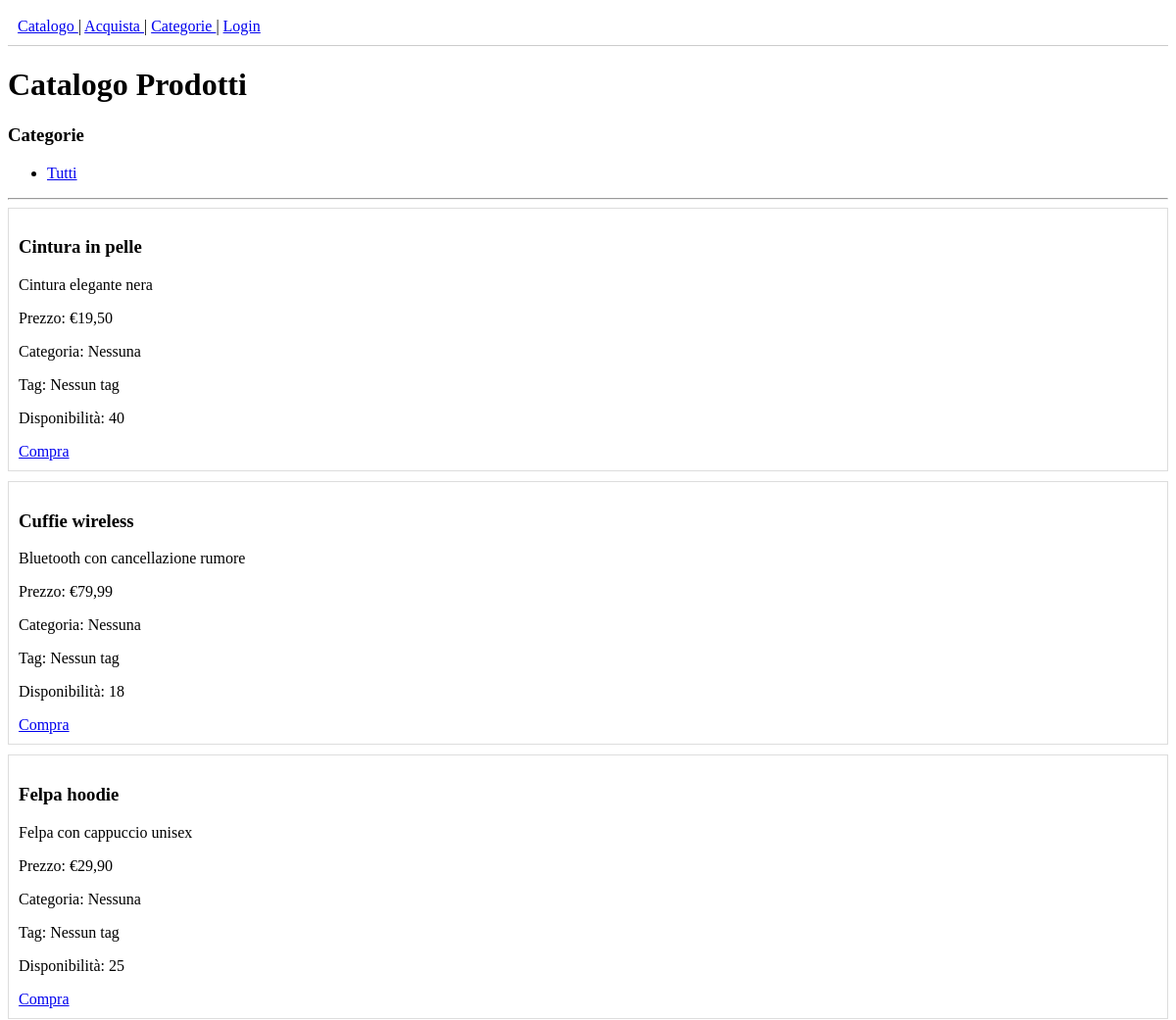
Before: /ecommerce/ (upper part) with the older database file.
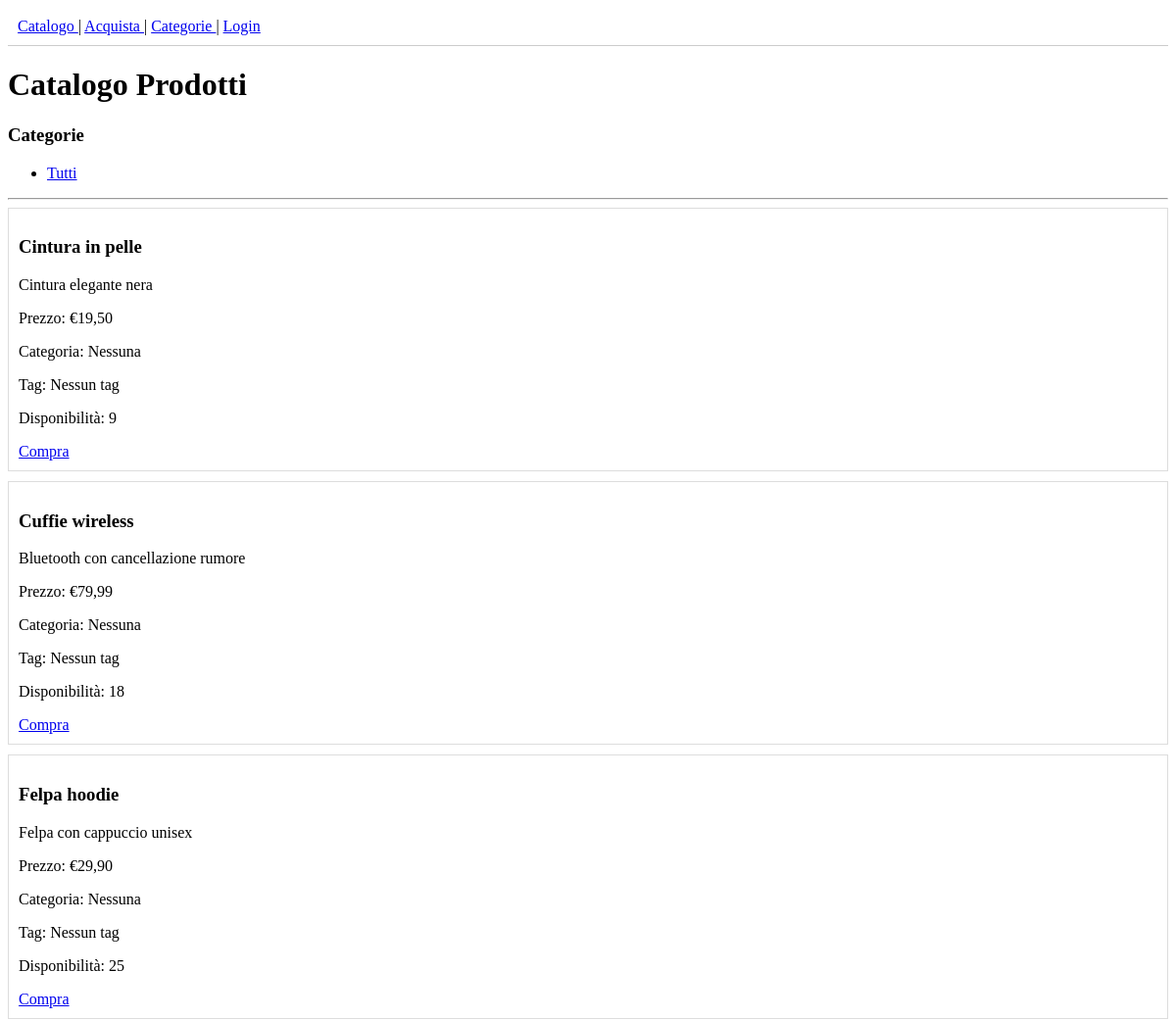
After: the same page with the newer database file.
### ecommerce/models.py (models this page shows, shortened)
class Prodotto(models.Model):
    nome = models.CharField(max_length=100)
    descrizione = models.TextField()
    categoria = models.ForeignKey(
        Categoria,
        on_delete=models.CASCADE,
        null=True,
        blank=True
    )
    tags = models.ManyToManyField(Tag, blank=True)
    prezzo = models.DecimalField(max_digits=8, decimal_places=2)
    quantita_disponibile = models.PositiveBigIntegerField()
    sconto_percentuale = models.DecimalField(
        max_digits=5,
        decimal_places=2,
        default=0
    )
    class Meta:
        verbose_name = "Prodotto"
        verbose_name_plural = "Prodotti"
        ordering = ["nome"]

### ecommerce/views.py (the view)
# urls.py: path('', views.CatalogoProdottiView.as_view(), name='home'),
class CatalogoProdottiView(ListView):
    model = Prodotto
    template_name = "ecommerce/catalogo.html"
    context_object_name = "prodotti"
    def get_queryset(self):
        queryset = Prodotto.objects.all()
        categoria_id = self.request.GET.get("categoria")
        if categoria_id:
            queryset = queryset.filter(categoria_id=categoria_id)
        disponibili = self.request.GET.get("disponibili")
        if disponibili:
            queryset = queryset.filter(quantita_disponibile__gt=0)
        return queryset
    def get_context_data(self, **kwargs):
        context = super().get_context_data(**kwargs)
        context["categorie"] = Categoria.objects.all()
        return context

### ecommerce/templates/ecommerce/catalogo.html (shortened to what this page needs)
{% extends "ecommerce/base.html" %}
{% block content %}
<h1>Catalogo Prodotti</h1>
<h3>Categorie</h3>
<ul>
    <li>
        <a href="{% url 'ecommerce:catalogo_prodotti' %}">
            Tutti
        </a>
    </li>
</ul>
<hr>
{% for prodotto in prodotti %}
    <div style="border:1px solid #ddd; padding:10px; margin-bottom:10px;">
        <h3>{{ prodotto.nome }}</h3>
        <p>{{ prodotto.descrizione }}</p>
        <p>Prezzo: €{{ prodotto.prezzo }}</p>
        <p>
            Categoria:
            {% if prodotto.categoria %}
                {{ prodotto.categoria.nome }}
            {% else %}
                Nessuna
            {% endif %}
        </p>
        <p>
            Tag:
            {% for tag in prodotto.tags.all %}
                #{{ tag.nome }}
            {% empty %}
                Nessun tag
            {% endfor %}
        </p>
        <p>Disponibilità: {{ prodotto.quantita_disponibile }}</p>
        {% if prodotto.quantita_disponibile <= 0 %}
            <strong style="color:red;">ESAURITO</strong>
        {% else %}
            <a href="{% url 'ecommerce:acquisto_prodotto' %}">
                Compra
            </a>
        {% endif %}
    </div>
{% empty %}
    <p>Nessun prodotto disponibile</p>
{% endfor %}
{% endblock %}

Changed rows visible on the page:
changed Prodotto "Cintura in pelle": quantita_disponibile "40" → "9"
